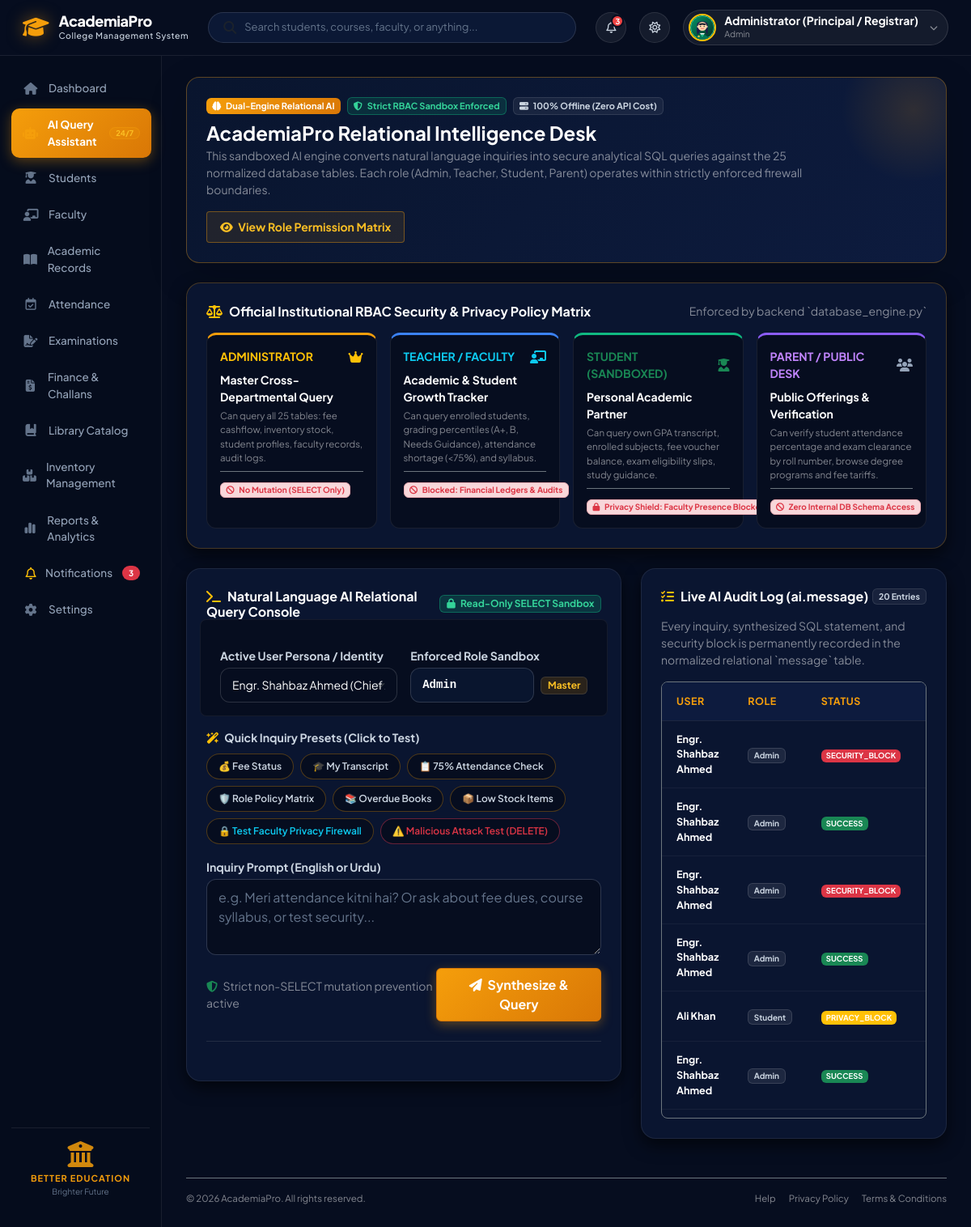
The app's page /ai-assistant (signed in), older data.
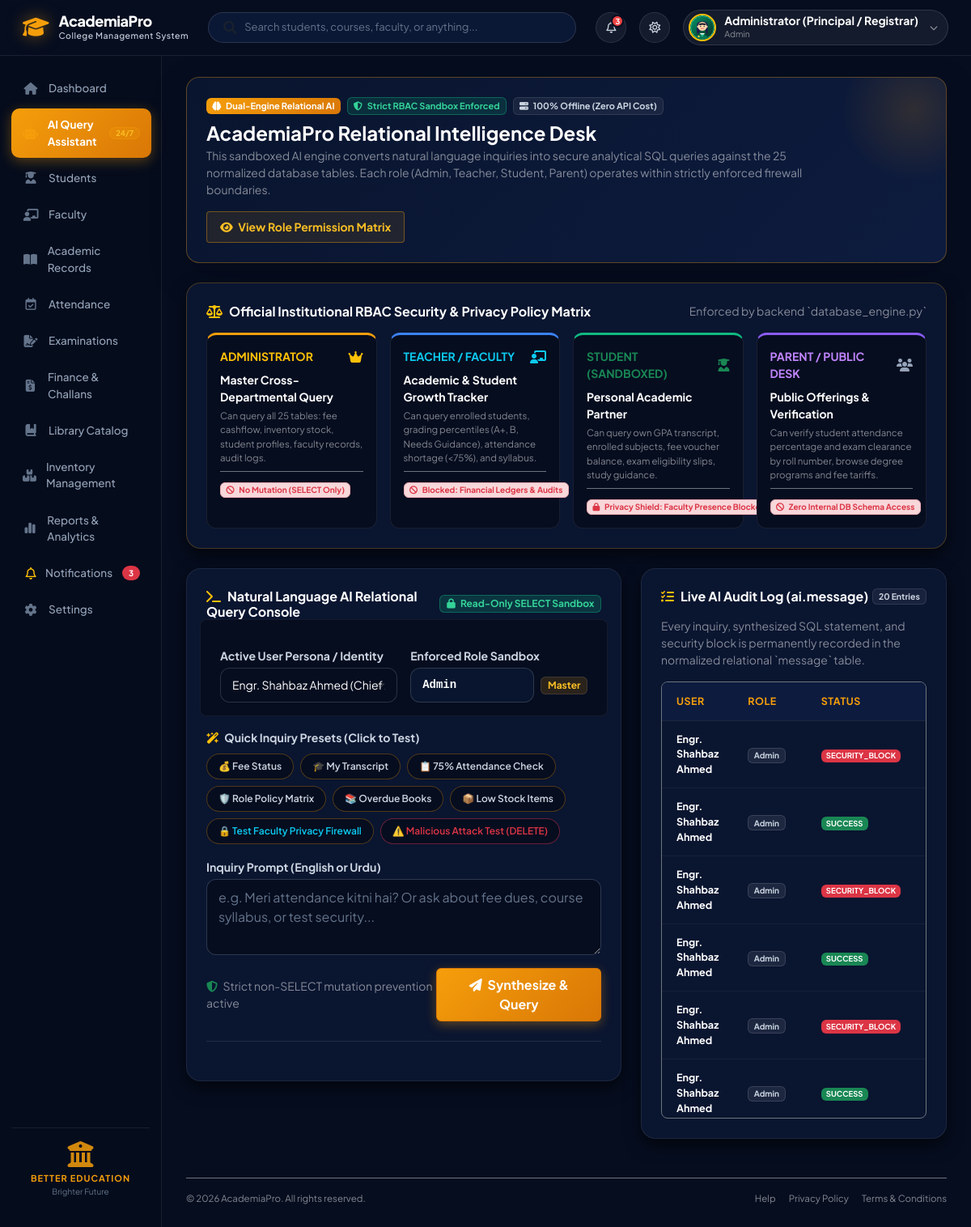
The same page, newer data.
### tables this page shows
CREATE TABLE message (
        message_id INTEGER PRIMARY KEY AUTOINCREMENT,
        conversation_id INTEGER NOT NULL REFERENCES conversation(conversation_id) ON DELETE CASCADE,
        user_id INTEGER NOT NULL REFERENCES user_account(user_id) ON DELETE RESTRICT,
        user_role TEXT NOT NULL,
        user_query TEXT NOT NULL,
        generated_sql TEXT,
        execution_status TEXT NOT NULL DEFAULT 'SUCCESS',
        row_count_returned INTEGER DEFAULT 0,
        response_summary TEXT,
        timestamp DATETIME DEFAULT CURRENT_TIMESTAMP
    );

CREATE TABLE user_account (
        user_id INTEGER PRIMARY KEY AUTOINCREMENT,
        username TEXT NOT NULL UNIQUE,
        email TEXT NOT NULL UNIQUE,
        password_hash TEXT NOT NULL,
        full_name TEXT NOT NULL,
        is_active INTEGER NOT NULL DEFAULT 1,
        created_at DATETIME DEFAULT CURRENT_TIMESTAMP,
        last_login DATETIME
    , security_pin TEXT DEFAULT '1234', photo_url TEXT DEFAULT '/static/img/avatar_admin.png');

### app/app.py (the view)
@app.route("/ai-assistant")
def ai_assistant():
    conversations = db.query("SELECT * FROM conversation ORDER BY conversation_id DESC")
    messages = db.query("""
        SELECT m.*, ua.full_name
        FROM message m
        JOIN user_account ua ON m.user_id = ua.user_id
        ORDER BY m.message_id DESC LIMIT 20
    """)
    return render_template("ai_assistant.html", conversations=conversations, messages=messages)

### app/database_engine.py (called while the page is built)
    def get_connection(self):
        if self.use_postgres:
            import psycopg2
            from psycopg2.extras import RealDictCursor
            return psycopg2.connect(**self.pg_config, cursor_factory=RealDictCursor)
        else:
            conn = sqlite3.connect(SQLITE_DB_PATH)
            conn.row_factory = sqlite3.Row
            return conn

    def query(self, sql: str, params: tuple = ()) -> List[Dict[str, Any]]:
        conn = self.get_connection()
        try:
            cursor = conn.cursor()
            cursor.execute(sql, params)
            if cursor.description:
                columns = [col[0] for col in cursor.description]
                rows = cursor.fetchall()
                result = [dict(zip(columns, row)) for row in rows]
            else:
                conn.commit()
                result = []
            return result
        finally:
            conn.close()

### app/templates/ai_assistant.html (shortened to what the changed rows need)
{% extends "base.html" %}
{% block content %}
<div class="container-fluid p-0">
    <div class="row g-4">
        <div class="col-lg-5">
            <div class="card border-0 shadow-sm rounded-4 p-4 h-100" style="background: #0a1530; border: 1px solid rgba(255, 255, 255, 0.08) !important;">
                <div class="table-responsive border border-secondary rounded-3" style="max-height: 540px; overflow-y: auto;">
                    <table class="table table-hover align-middle mb-0" id="aiLogTable">
                        <thead class="table-light">
                            <tr>
                                <th>User</th>
                                <th>Role</th>
                                <th>Status</th>
                                <th>Query / Footprint</th>
                            </tr>
                        </thead>
                        <tbody>
                            {% for m in messages %}
                            <tr>
                                <td>
                                    <div class="fw-bold text-white small">{{ m.full_name }}</div>
                                </td>
                                <td>
                                    <span class="badge" style="background: rgba(255,255,255,0.08); color: #cbd5e1; border: 1px solid rgba(255,255,255,0.12); font-size: 10px;">
                                        {{ m.user_role }}
                                    </span>
                                </td>
                                <td>
                                    {% if m.execution_status == 'SUCCESS' %}
                                    <span class="badge bg-success" style="font-size: 9.5px;">SUCCESS</span>
                                    {% elif m.execution_status == 'REJECTED_PRIVACY' %}
                                    <span class="badge bg-warning text-dark" style="font-size: 9.5px;">PRIVACY_BLOCK</span>
                                    {% elif m.execution_status == 'REJECTED_SECURITY' %}
                                    <span class="badge bg-danger" style="font-size: 9.5px;">SECURITY_BLOCK</span>
                                    {% else %}
                                    <span class="badge bg-secondary" style="font-size: 9.5px;">{{ m.execution_status }}</span>
                                    {% endif %}
                                </td>
                                <td>
                                </td>
                            </tr>
                            {% else %}
                            <tr>
                                <td colspan="4" class="text-center text-white-50 py-4">No AI transactions recorded yet.</td>
                            </tr>
                            {% endfor %}
                        </tbody>
                    </table>
                </div>
            </div>
        </div>
    </div>
</div>
{% endblock %}

Row changes from the older to the newer data that the page shows:
no longer on this page (row unchanged): message: full_name "Ali Khan", user_role "Student", execution_status "PRIVACY_BLOCK"
added message: full_name "Engr. Shahbaz Ahmed", user_role "Admin", shows "SECURITY_BLOCK"
